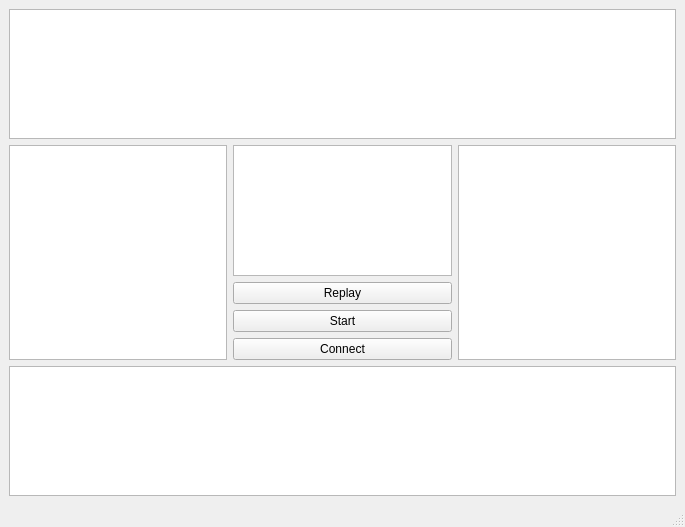
<?xml version="1.0" encoding="UTF-8"?>
<ui version="4.0">
 <class>lobby</class>
 <widget class="QMainWindow" name="lobby">
  <property name="geometry">
   <rect>
    <x>0</x>
    <y>0</y>
    <width>685</width>
    <height>527</height>
   </rect>
  </property>
  <property name="windowTitle">
   <string>lobby</string>
  </property>
  <widget class="QWidget" name="centralwidget">
   <layout class="QVBoxLayout" name="verticalLayout_4">
    <item>
     <layout class="QHBoxLayout" name="horizontalLayout_4">
      <item>
       <widget class="QPlainTextEdit" name="plainTextEdit_3"/>
      </item>
     </layout>
    </item>
    <item>
     <layout class="QHBoxLayout" name="horizontalLayout">
      <item>
       <widget class="QPlainTextEdit" name="plainTextEdit_2"/>
      </item>
      <item>
       <layout class="QVBoxLayout" name="verticalLayout">
        <item>
         <widget class="QPlainTextEdit" name="logshow">
          <property name="readOnly">
           <bool>true</bool>
          </property>
         </widget>
        </item>
        <item>
         <widget class="QPushButton" name="replay">
          <property name="text">
           <string>Replay</string>
          </property>
         </widget>
        </item>
        <item>
         <widget class="QPushButton" name="start">
          <property name="text">
           <string>Start</string>
          </property>
         </widget>
        </item>
        <item>
         <widget class="QPushButton" name="connect">
          <property name="text">
           <string>Connect</string>
          </property>
         </widget>
        </item>
       </layout>
      </item>
      <item>
       <layout class="QVBoxLayout" name="verticalLayout_3"/>
      </item>
      <item>
       <layout class="QVBoxLayout" name="verticalLayout_2">
        <item>
         <widget class="QPlainTextEdit" name="plainTextEdit"/>
        </item>
       </layout>
      </item>
     </layout>
    </item>
    <item>
     <widget class="QPlainTextEdit" name="plainTextEdit_4"/>
    </item>
    <item>
     <layout class="QHBoxLayout" name="horizontalLayout_5"/>
    </item>
   </layout>
  </widget>
  <widget class="QMenuBar" name="menubar">
   <property name="geometry">
    <rect>
     <x>0</x>
     <y>0</y>
     <width>685</width>
     <height>26</height>
    </rect>
   </property>
  </widget>
  <widget class="QStatusBar" name="statusbar"/>
 </widget>
 <resources/>
 <connections/>
</ui>
